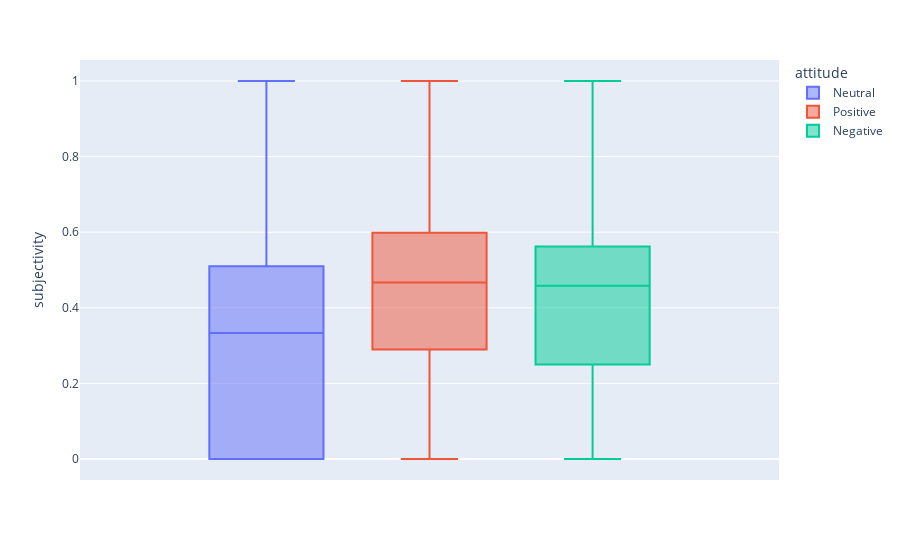

Notebook code for this chart:
### Code cell
px.box(df, y="subjectivity", color='attitude')

### Figure 1 — Plotly figure (JSON) as saved in the notebook; plotly's stock layout.template omitted (floating-point values rounded to 4 significant figures; data arrays with more than 128 entries replaced by an {"elided": "..."} marker saying what was removed)
{"data": [{"alignmentgroup": "True", "hovertemplate": "attitude=Neutral<br>subjectivity=%{y}<extra></extra>", "legendgroup": "Neutral", "marker": {"color": "#636efa"}, "name": "Neutral", "notched": false, "offsetgroup": "Neutral", "orientation": "v", "showlegend": true, "type": "box", "x0": " ", "xaxis": "x", "y": {"elided": "3505 float values"}, "y0": " ", "yaxis": "y"}, {"alignmentgroup": "True", "hovertemplate": "attitude=Positive<br>subjectivity=%{y}<extra></extra>", "legendgroup": "Positive", "marker": {"color": "#EF553B"}, "name": "Positive", "notched": false, "offsetgroup": "Positive", "orientation": "v", "showlegend": true, "type": "box", "x0": " ", "xaxis": "x", "y": {"elided": "1154 float values"}, "y0": " ", "yaxis": "y"}, {"alignmentgroup": "True", "hovertemplate": "attitude=Negative<br>subjectivity=%{y}<extra></extra>", "legendgroup": "Negative", "marker": {"color": "#00cc96"}, "name": "Negative", "notched": false, "offsetgroup": "Negative", "orientation": "v", "showlegend": true, "type": "box", "x0": " ", "xaxis": "x", "y": {"elided": "1341 float values"}, "y0": " ", "yaxis": "y"}], "layout": {"boxmode": "group", "legend": {"title": {"text": "attitude"}, "tracegroupgap": 0}, "margin": {"t": 60}, "xaxis": {"anchor": "y", "domain": [0, 1]}, "yaxis": {"anchor": "x", "domain": [0, 1], "title": {"text": "subjectivity"}}}}
